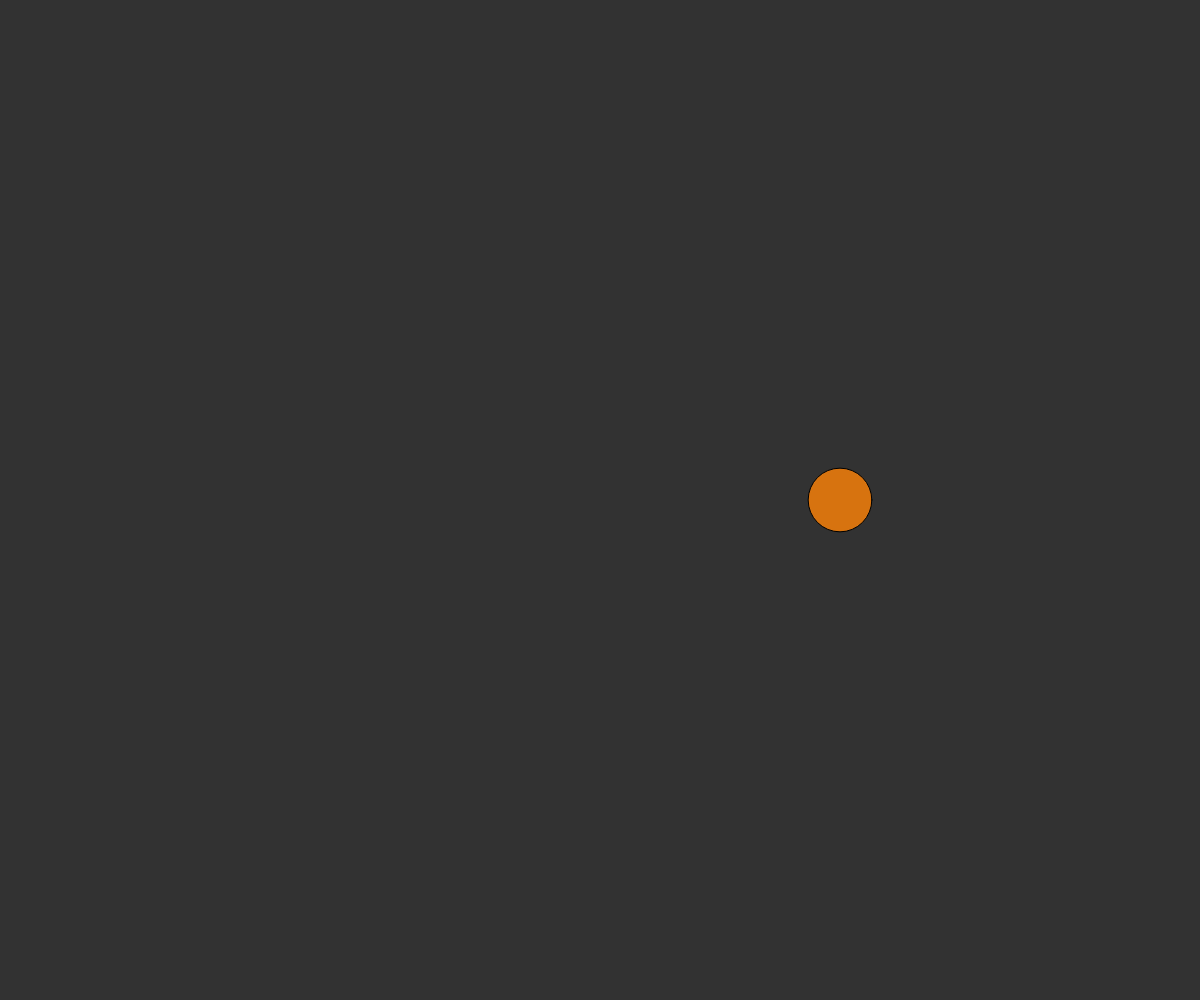
Frame 1 (no input)
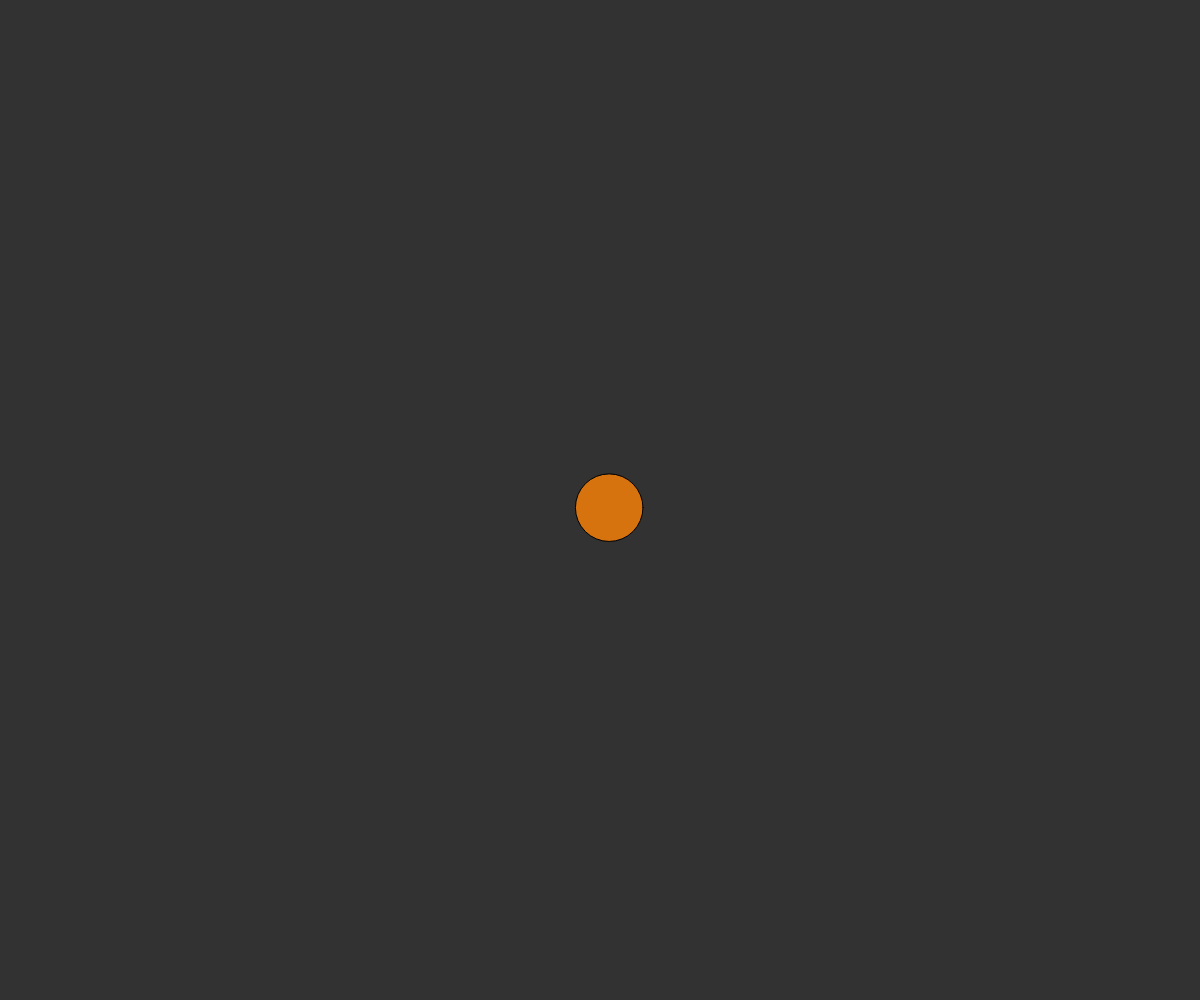
Frame 60 (no input)
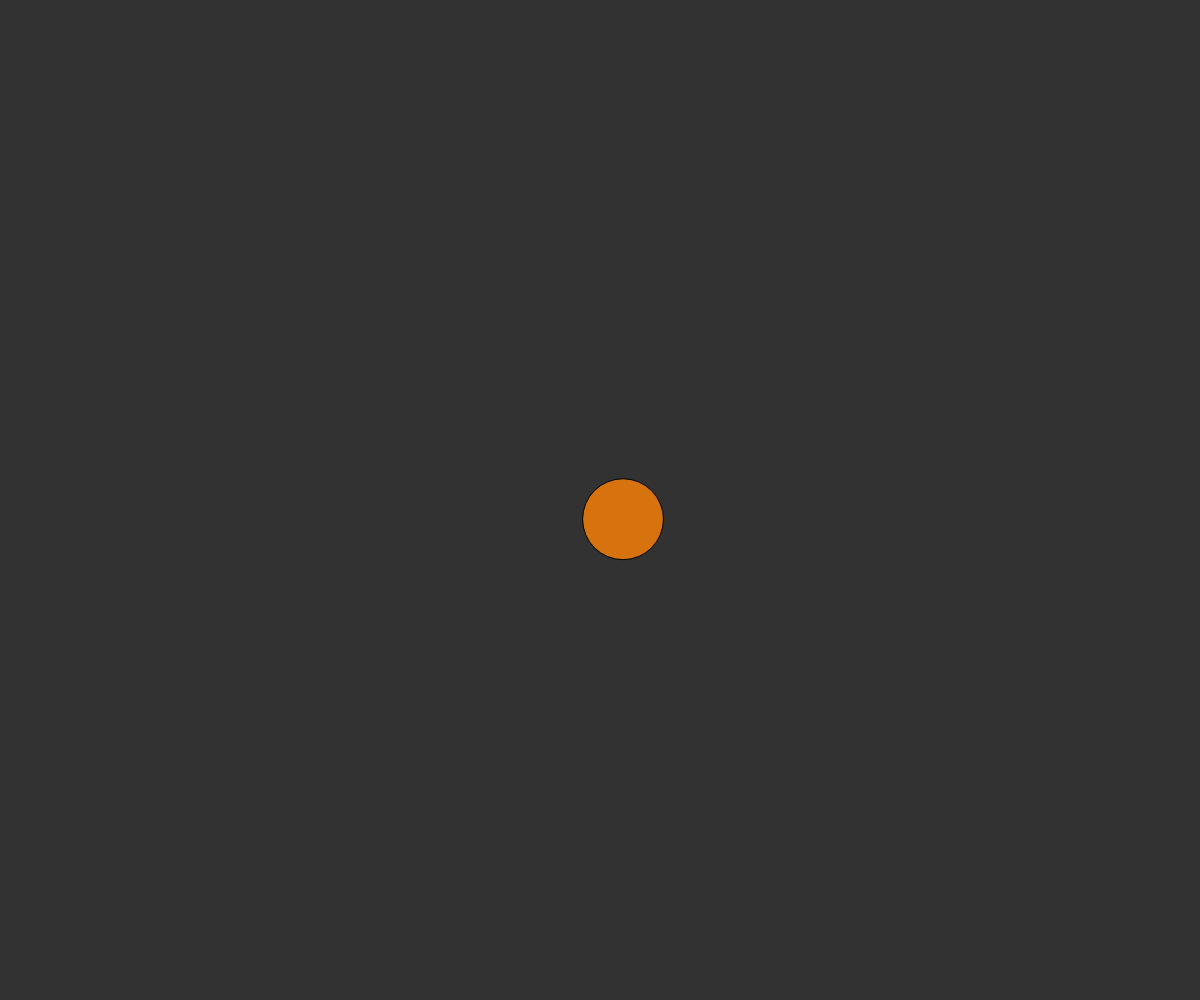
Frame 120 (the mouse pressed at the canvas centre since frame 60)

The p5.js sketch that drew these frames (run headless with seeded random() and noise() and a simulated clock; from frame 60 on, the mouse is pressed at the canvas centre):

// p5.js sketch
// ── sketch.js
// 06 working with images and Random and Noise()
// Aamish
// september 24, 2025

//globals
let x1, y1, x2, y2
let d1, d2 //diameter
let noiseTime = 6, noiseSpeed = 0.01;
let noiseTime2 = 3, noiseSpeed2 = 0.009;
// noiseSpeed controls how connected our randome noise() values are


let minSize = 5;    let maxSize = 200;

let mX, mY; //move x and y


function setup() {
  createCanvas(windowWidth, windowHeight);
  x1 = width * 0.3;     y1 = height * 0.5;
  x2 = width * 0.7;     y2 = height * 0.5;
  mY = height * 0.3
  
}

function draw() {
  background(50);
  // randomCircle();
  noiseCircle();
  noiseMove();
}

function noiseMove(){
  //use random noise to set the x-pos of a third ciecle
  x2 = noise(noiseTime2);
  x2 = map(x2, 0, 1, 0, width);
  y2 = noise(noiseTime2);
  y2 = map(y2, 0, 1, 0, height);
  noiseTime2 += 0.01
}


function randomCircle(){
  //draw a fixed circle with randomly changing diameter
  fill(50, 150, 250);
  d1 = random(minSize, maxSize);
  circle(x1, y1, d1);
}

function noiseCircle(){
  //draw fixed circle with randomly changing (but smooth) diameters
  d2 = noise(noiseTime); //yields value between 0-1
  d2 = map(d2, 0, 1, minSize, maxSize);
  fill(215, 115, 15);
  circle(x2, y2, d2);
  noiseTime += noiseSpeed;
}
